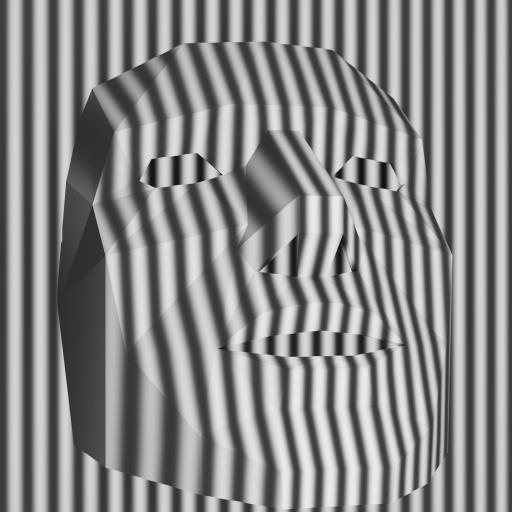
#> input picture I1f.tif, 1024 x 1024 px, found by its file name (shown at 1/2 size)
$ python Algorithm-mascara2.py
#> lines starting #> are read from the running program, lines starting #| are printed output that depends on the picture
import matplotlib.pyplot as plt
from matplotlib import cm
from mpl_toolkits import mplot3d
import numpy as np
import time
import cv2
from PIL import Image
from skimage import data, img_as_float, color, exposure
from skimage.restoration import unwrap_phase

#Functions

def unwraping(phase):

	#phase unwrapping

	#absolutephase=(np.unwrap(np.unwrap(phase,axis=0), axis=-1))
	absolutephase = unwrap_phase(phase) #skimage function


	return absolutephase


def reconst(phaseobj,phaseref,l,d,f):

	#Depth information acquisition

	deltaph=phaseobj-phaseref   #phase difference

	z=(l/d)*(deltaph)  #option1

#	z=(l*deltaph)/(deltaph+(2*np.pi*d*f))  #option2

#	z=10+1*(deltaph)   #option3

	return z


# [11 lines of commented-out code are left out]
I1= Image.open("I1f.tif")  #Intensity of fringe pattern with phase shift=-2pi/3
#> I1 is the input picture: PIL image 1024x1024 RGBA; mean R, G, B, A 135.6, 135.6, 135.5, 255
I2= Image.open("I2f.tif")  #Intensity of fringe pattern with phase shift=0
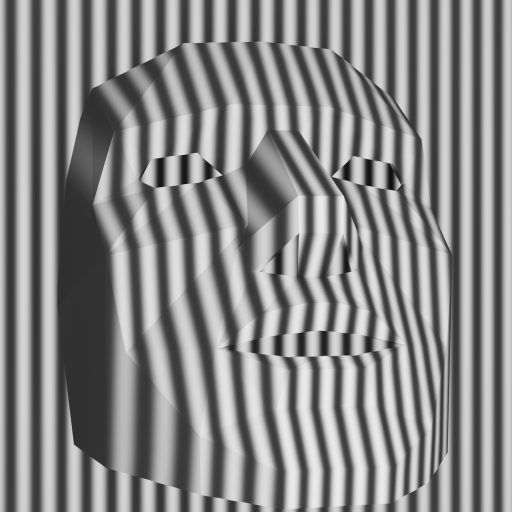
#> input picture I2f.tif, 1024 x 1024 px, found by its file name (shown at 1/2 size)
#> I2 is the input picture: PIL image 1024x1024 RGBA; mean R, G, B, A 135.3, 135.3, 135.2, 255
I3= Image.open("I3f.tif")  #Intensity of fringe pattern with phase shift=+2pi/3
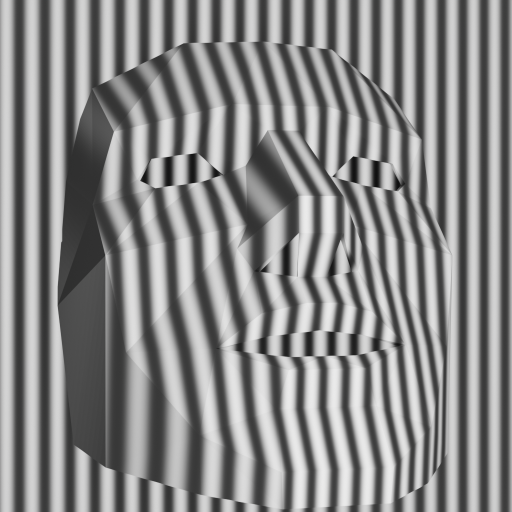
#> input picture I3f.tif, 1024 x 1024 px, found by its file name (shown at 1/2 size)
#> I3 is the input picture: PIL image 1024x1024 RGBA; mean R, G, B, A 136.2, 136.3, 136.2, 255

#Import pictures of reference plane
I1r= Image.open("I1rf.tif")  #Intensity of fringe pattern with phase shift=-2pi/3
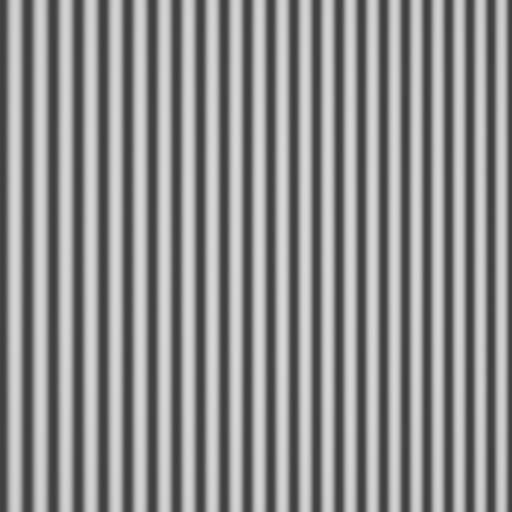
#> input picture intento1/I1rf.tif, 1024 x 1024 px, found by its file name (shown at 1/2 size)
#> I1r is the input picture: PIL image 1024x1024 RGBA; mean R, G, B, A 141.8, 141.8, 141.7, 255
I2r= Image.open("I2rf.tif")  #Intensity of fringe pattern with phase shift=0
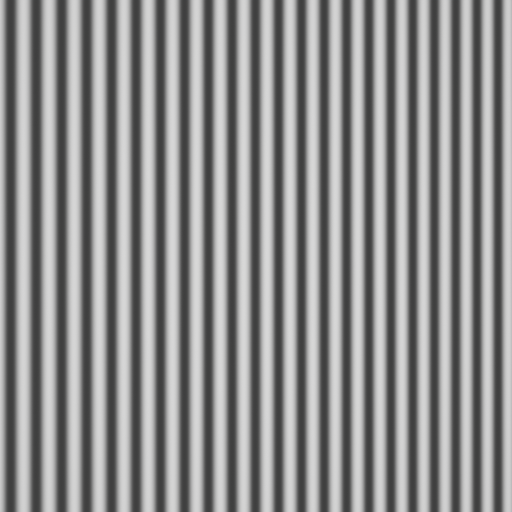
#> input picture intento1/I2rf.tif, 1024 x 1024 px, found by its file name (shown at 1/2 size)
#> I2r is the input picture: PIL image 1024x1024 RGBA; mean R, G, B, A 142.3, 142.3, 142.2, 255
I3r= Image.open("I3rf.tif")  #Intensity of fringe pattern with phase shift=+2pi/3
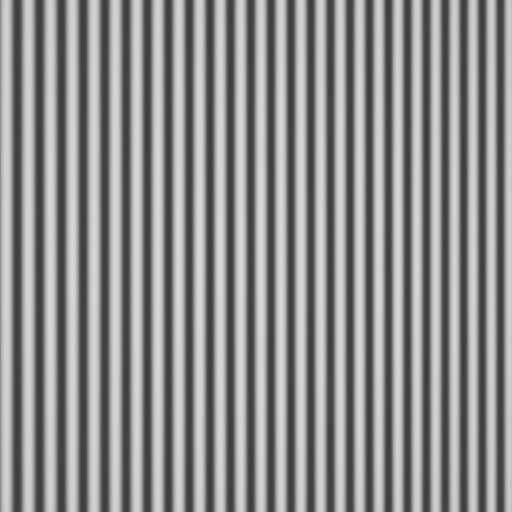
#> input picture Mascara2/I3rf.tif, 1024 x 1024 px (shown at 1/2 size)
#> I3r is the input picture: PIL image 1024x1024 L; min 60, max 216, mean 142.2

#Convert to arrays
I1 = np.array(I1)
#print("I1",I1)
I2 = np.array(I2)
#print("I2",I2)
I3 = np.array(I3)
#print("I3",I3)

I1r = np.array(I1r)
I2r = np.array(I2r)
I3r = np.array(I3r)

np.set_printoptions(threshold=np.inf)

#System setup values and real coordinates
#All units in um
l=400000  #(40cm)  #Distance between camera/projector plane and reference plane
d=80000   #(8cm)Distance between camera and projector
f=10000   #Frequency of the projected fringe

M=1024 #Number of pixels along x axis
N=1024 #Number of pixels along y axis
dx=35.16 #size of pixels (35um)
dy=35.16
u=M/2*dx  #image size (width of camera 36mm)
v=N/2*dy
xx=np.linspace(-u,u,num=M)
yy=np.linspace(-v,v,num=N)
x,y=np.meshgrid(xx,yy)


# [7 lines of commented-out code are left out]
phase=np.arctan2(np.sqrt(3)*(I1-I3), 2*I2-I1-I3)            #Relative phase calculation
realphase_ob=unwraping(phase)  #Absolute phase calculation


# [7 lines of commented-out code are left out]
#> (the run stopped early here; a loop or call above may not have finished)
